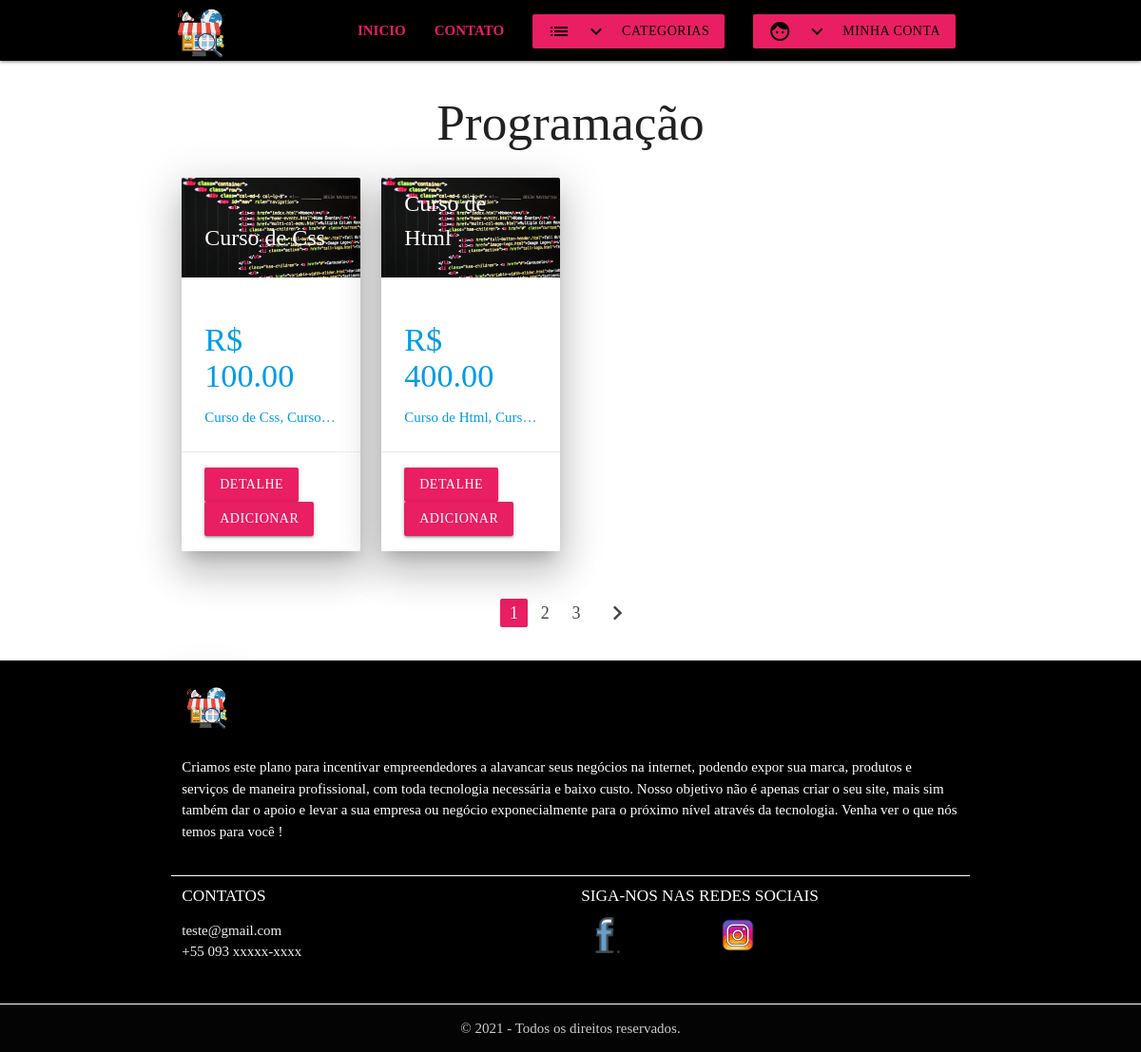
Before: /produtos/programacao/ with the older database file.
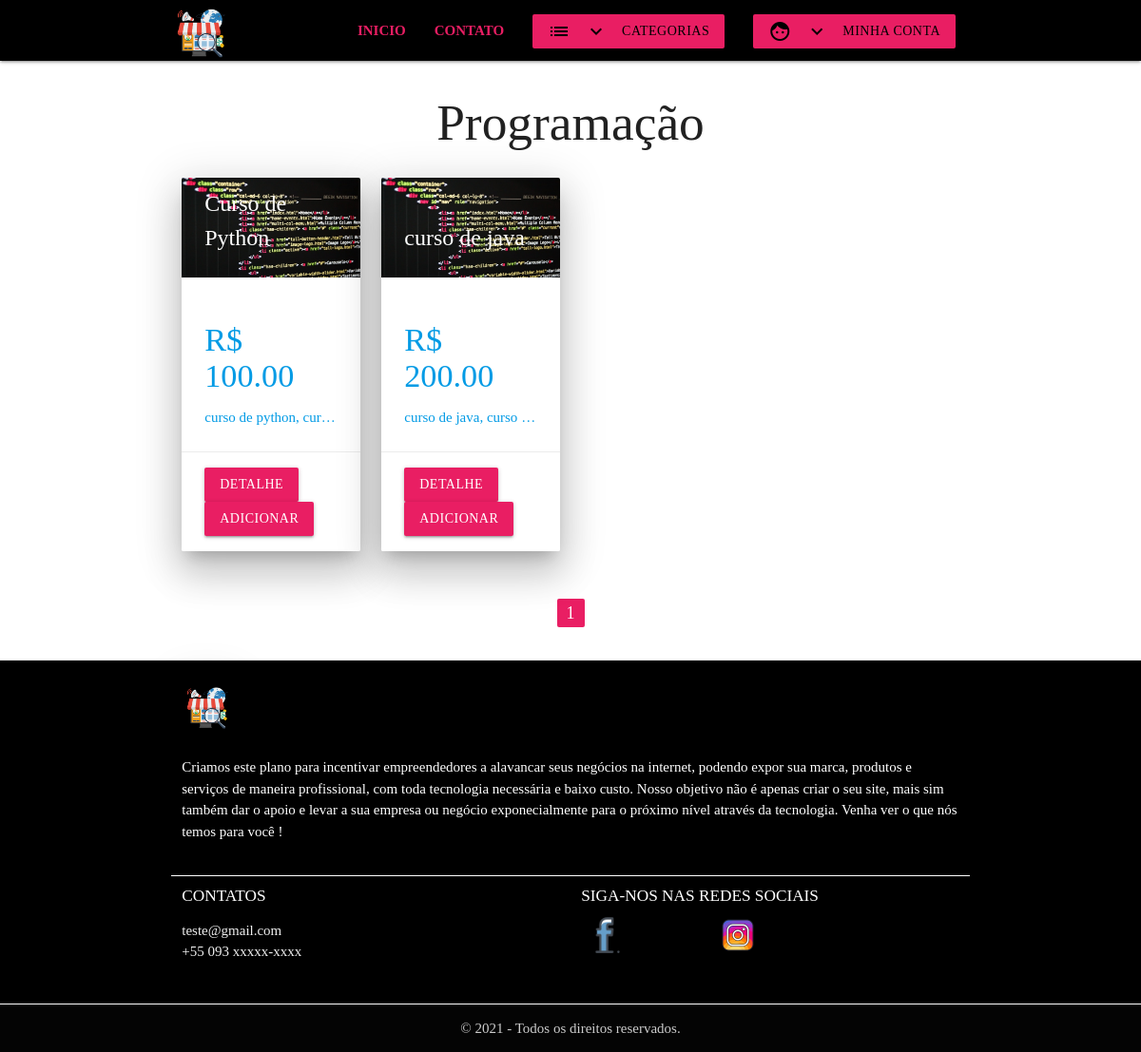
After: the same page with the newer database file.
### catalog/models.py (models this page shows, shortened)
class Produto(models.Model):
    nome = models.CharField('Nome', max_length=100)
    slug = models.SlugField('Identificador', max_length=100)
    categoria = models.ForeignKey('catalog.Categoria', verbose_name='Categoria', on_delete=models.PROTECT)
    descricao = models.TextField('Descrição', blank=True)
    preco = models.DecimalField('Preço', decimal_places=2, max_digits=8)# EX: 99999999, 99
    criado = models.DateTimeField('Criado em', auto_now_add=True)
    modificado = models.DateTimeField('Modificado em', auto_now=True)
    imagem = models.ImageField(upload_to='produtos/', blank=True, null=True)
    class Meta:
        verbose_name = 'Produtos'
        verbose_name_plural = 'Produtos'
        ordering = ['nome']

### catalog/views.py (the view)
# urls.py: path('produtos/<str:slug>/', views.ListaProdutoCategoria.as_view(), name='lista-produto-categoria'),#filtro pela categoria
class ListaProdutoCategoria(generic.ListView):
    model = Produto
    template_name = 'catalog/filtro_cat_prod.html'
    context_object_name = 'lista_produtos'
    paginate_by = 2
    def get_queryset(self):
        context =  Produto.objects.filter(categoria__slug=self.kwargs['slug'])
        return context
    def get_context_data(self, **kwargs):
        context = super(ListaProdutoCategoria, self).get_context_data(**kwargs)
        context['categoria_atual'] = get_object_or_404(Categoria, slug=self.kwargs['slug'])
        return context

### catalog/context_processors.py (called while the page is built)
def categorias(request):
    return {
        'categorias': Categoria.objects.all()#retorna esse dicionario que será acessível com essa chave
    }

### catalog/models.py (called while the page is built)
    def __str__(self):
        return self.nome

### core_app/templatetags/core_extras.py (called while the page is built)
@register.inclusion_tag('arquivos_html/paginacao.html', takes_context=True)#takes_context recebe True para não ser preciso passar parâmetro pelo template
def paginacao(context):
    return{#vai retornar esses objetos para o arquivo paginacao.html
        'paginator' : context['paginator'],
        'request' : context['request'],
        'page_obj' : context['page_obj']
    }

### catalog/templates/catalog/filtro_cat_prod.html
{% extends 'arquivos_html/base.html' %}
{% load static %}
{% load core_extras %}
{% block container %}
<h2 class="title center">{{categoria_atual|capfirst}}</h2>
<div class="row">
    {% for produto in lista_produtos %}
    {% include 'catalog/include_produto.html' %}
    {% empty %}
        <h1>Não há items !</h1>
    {% endfor %}
</div>
{% paginacao %}
{% endblock %}

### catalog/templates/catalog/include_produto.html
{% load static %}
<div class="col s12 m6 l3">
    <a href="{% url 'detalhe-produto' produto.slug %}">
        <div class="card z-depth-5">
            <div class="card-image">
                {% if produto.image %}
                <img src="{{ produto.imagem.url }}">
                {% else %}
                <img src="{% static 'img/produtos/html.jpg' %}">
                {% endif %}
                <span class="card-title">{{ produto.nome }}</span>
            </div>
            <div class="card-content">
                <h4> R$ {{ produto.preco }}</h4>
                <p class="truncate">{{ produto.descricao }}</p>
            </div>
            <div class="card-action">
                <a href="{% url 'detalhe-produto' produto.slug %}" class="btn left pink"><strong>Detalhe</strong></a>
                <a href="{% url 'adicionar-item-carrinho' produto.slug %}" class="btn rigth pink"><strong>Adicionar</strong></a>
              </div>
        </div>
    </a>
</div>

Changed rows visible on the page:
no longer on this page (row edited): Produto: nome "Curso de Css", preco "100.00", descricao "Curso de Css, Curso…"
no longer on this page (row edited): Produto: nome "Curso de Html", preco "400.00", descricao "Curso de Html, Curs…"
now on this page (row edited): Produto: nome "Curso de Python", preco "100.00", descricao "curso de python, cur…"
now on this page (row edited): Produto: nome "curso de java", preco "200.00", descricao "curso de java, curso…"
Other visible differences:
list line gone: "2"
list line gone: "3"
